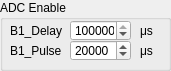
     <widget class="QGroupBox" name="groupBox_9">
      <property name="geometry">
       <rect>
        <x>210</x>
        <y>40</y>
        <width>171</width>
        <height>71</height>
       </rect>
      </property>
      <property name="title">
       <string>ADC Enable</string>
      </property>
      <widget class="QSpinBox" name="B1_Delay">
       <property name="geometry">
        <rect>
         <x>70</x>
         <y>20</y>
         <width>61</width>
         <height>21</height>
        </rect>
       </property>
       <property name="minimum">
        <number>0</number>
       </property>
       <property name="maximum">
        <number>100000000</number>
       </property>
       <property name="value">
        <number>3000000</number>
       </property>
      </widget>
      <widget class="QSpinBox" name="B1_Pulse">
       <property name="geometry">
        <rect>
         <x>70</x>
         <y>40</y>
         <width>61</width>
         <height>21</height>
        </rect>
       </property>
       <property name="minimum">
        <number>1</number>
       </property>
       <property name="maximum">
        <number>32000</number>
       </property>
       <property name="value">
        <number>20000</number>
       </property>
      </widget>
      <widget class="QLabel" name="LaserPStextlbl1_9">
       <property name="geometry">
        <rect>
         <x>10</x>
         <y>40</y>
         <width>61</width>
         <height>21</height>
        </rect>
       </property>
       <property name="text">
        <string>B1_Pulse</string>
       </property>
       <property name="alignment">
        <set>Qt::AlignLeading|Qt::AlignLeft|Qt::AlignVCenter</set>
       </property>
       <property name="wordWrap">
        <bool>false</bool>
       </property>
      </widget>
      <widget class="QLabel" name="LaserPStextlbl1_8">
       <property name="geometry">
        <rect>
         <x>10</x>
         <y>20</y>
         <width>61</width>
         <height>21</height>
        </rect>
       </property>
       <property name="text">
        <string>B1_Delay</string>
       </property>
       <property name="alignment">
        <set>Qt::AlignLeading|Qt::AlignLeft|Qt::AlignVCenter</set>
       </property>
       <property name="wordWrap">
        <bool>false</bool>
       </property>
      </widget>
      <widget class="QLabel" name="LaserPStextlbl1_37">
       <property name="geometry">
        <rect>
         <x>140</x>
         <y>20</y>
         <width>21</width>
         <height>21</height>
        </rect>
       </property>
       <property name="text">
        <string>μs</string>
       </property>
       <property name="alignment">
        <set>Qt::AlignLeading|Qt::AlignLeft|Qt::AlignVCenter</set>
       </property>
       <property name="wordWrap">
        <bool>false</bool>
       </property>
      </widget>
      <widget class="QLabel" name="LaserPStextlbl1_38">
       <property name="geometry">
        <rect>
         <x>140</x>
         <y>40</y>
         <width>21</width>
         <height>21</height>
        </rect>
       </property>
       <property name="text">
        <string>μs</string>
       </property>
       <property name="alignment">
        <set>Qt::AlignLeading|Qt::AlignLeft|Qt::AlignVCenter</set>
       </property>
       <property name="wordWrap">
        <bool>false</bool>
       </property>
      </widget>
     </widget>
